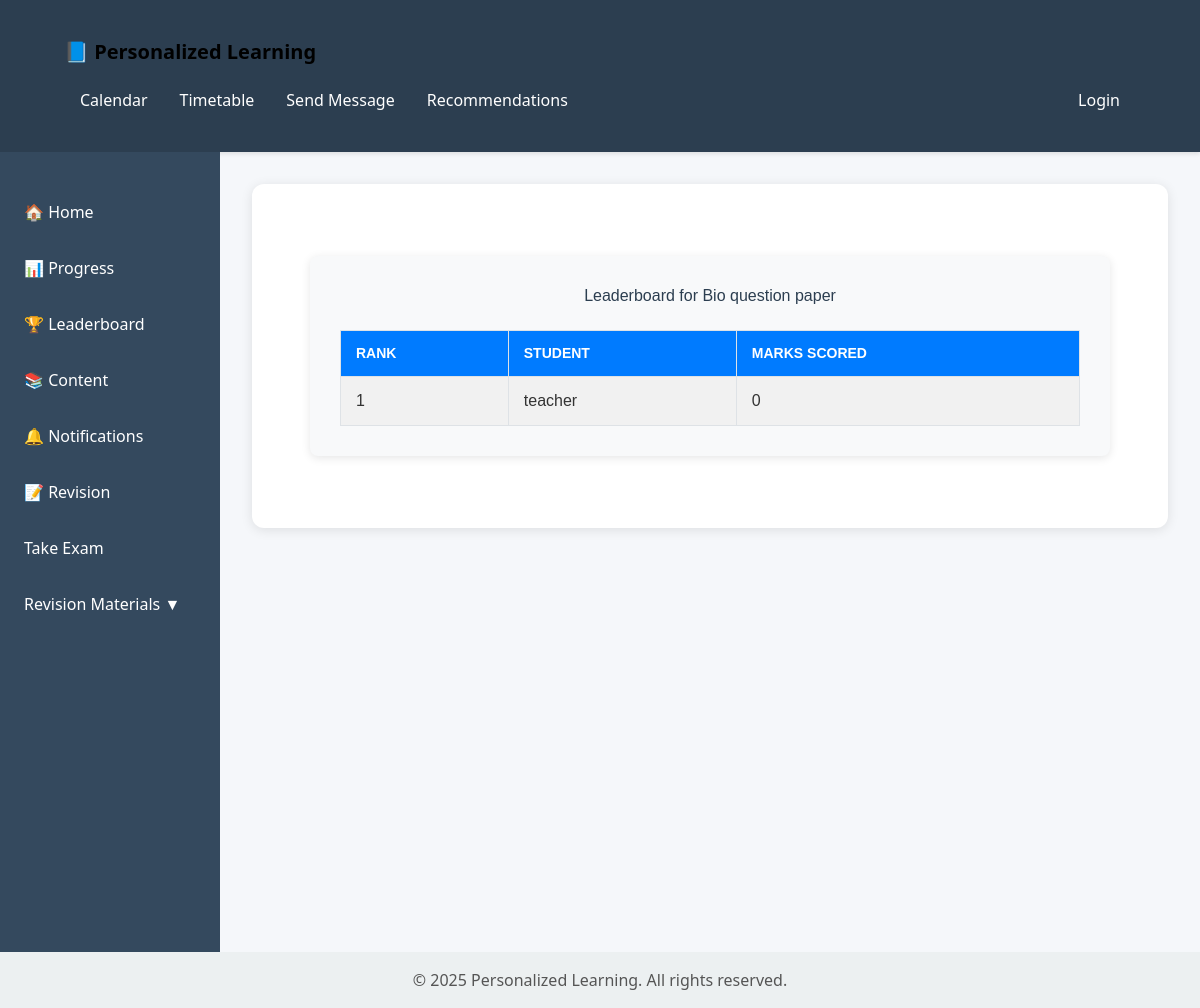
The app's page /examination/exams/2/leaderboard/ with its own data.
### Examination/models.py (models this page shows, shortened)
class Exam(models.Model):
    title = models.CharField(max_length=255)
    created_by = models.ForeignKey(Teacher, on_delete=models.SET_NULL, null=True)
    created_at = models.DateTimeField(auto_now_add=True)

class StudentExam(models.Model):
    student = models.ForeignKey(Profile, on_delete=models.CASCADE)
    exam = models.ForeignKey(Exam, on_delete=models.CASCADE)
    submitted_at = models.DateTimeField(auto_now_add=True)
    graded = models.BooleanField(default=False)
    submitted=models.BooleanField(default=False)
    total_marks = models.PositiveIntegerField(default=0)

### users/models.py (models this page shows, shortened)
class Profile(models.Model):
    GENDER_CHOICES = [
        ('M', 'Male'),
        ('F', 'Female'),
        ('O', 'Other'),
    ]
    ROLE_CHOICES = [
        ('student', 'Student'),
        ('teacher', 'Teacher'),
        ('admin', 'Admin'),
    ]
    user = models.OneToOneField(User, on_delete=models.CASCADE, related_name='users_profile',null=True)
    full_name = models.CharField(max_length=150, blank=True)
    grade = models.CharField(max_length=50, blank=True)
    school = models.CharField(max_length=100, blank=True)
    address = models.CharField(max_length=255, blank=True)
    gender = models.CharField(max_length=1, choices=GENDER_CHOICES, blank=True)
    dob = models.DateField(verbose_name="Date of Birth", null=True, blank=True)
    role = models.CharField(max_length=10, choices=ROLE_CHOICES, default='teacher')

### Examination/views.py (the view)
# urls.py: path('exams/<int:exam_id>/leaderboard/', views.exam_leaderboard, name='exam_leaderboard'),
def exam_leaderboard(request, exam_id):
    exam = get_object_or_404(Exam, id=exam_id)
    student_exams = StudentExam.objects.filter(exam=exam, graded=True).select_related('student__user').order_by('-total_marks')
    return render(request, 'Examination/exam_leaderboard.html', {
        'exam': exam,
        'student_exams': student_exams,
    })

### Examination/templates/Examination/exam_leaderboard.html (shortened to what this page needs)
{% extends "content/base.html" %}
{% block content %}
<div class="leaderboard-container">
  <h2>Leaderboard for {{ exam.title }}</h2>
  <table class="leaderboard-table">
    <tr>
      <th>Rank</th>
      <th>Student</th>
      <th>Marks Scored</th>
    </tr>
    {% for se in student_exams %}
      <tr>
        <td>{{ forloop.counter }}</td>
        <td>{{ se.student.user.get_full_name|default:se.student.user.username }}</td>
        <td>{{ se.total_marks }}</td>
      </tr>
    {% empty %}
      <tr>
        <td colspan="3" class="empty-row">No students have taken this exam yet.</td>
      </tr>
    {% endfor %}
  </table>
</div>
{% endblock %}

### content/templates/content/base.html (style rules this page uses)
body { margin: 0; font-family: 'Segoe UI', Tahoma, Geneva, Verdana, sans-serif; background-color: #f5f7fa; color: #333; display: flex; flex-direction: column; min-height: 100vh; }

### Examination/templates/Examination/exam_leaderboard.html (style rules this page uses)
.leaderboard-container { max-width: 800px; margin: 40px auto; padding: 30px; background-color: #f8f9fa; border-radius: 8px; font-family: Arial, sans-serif; box-shadow: 0 2px 10px rgba(0, 0, 0, 0.1); }
.leaderboard-container h2 { text-align: center; margin-bottom: 25px; color: #2c3e50; }
.leaderboard-table { width: 100%; border-collapse: collapse; }
.leaderboard-table th, .leaderboard-table td { padding: 12px 15px; border: 1px solid #dee2e6; text-align: left; }
.leaderboard-table th { background-color: #007bff; color: #fff; text-transform: uppercase; font-size: 14px; }
.leaderboard-table tr:nth-child(even) { background-color: #f1f1f1; }

### records on screen
Exam: title "Bio question paper"
StudentExam: student.user.get_full_name "teacher", total_marks "0"
